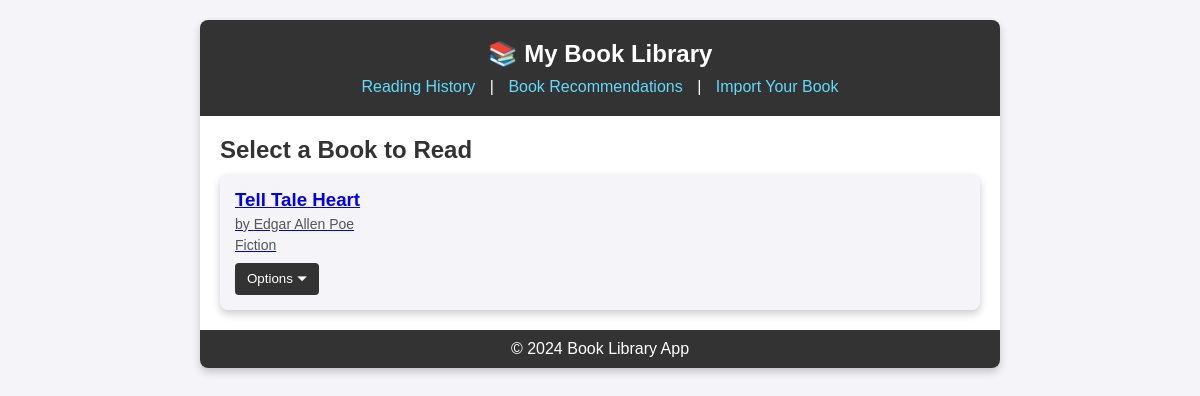
Before: / with the older database file.
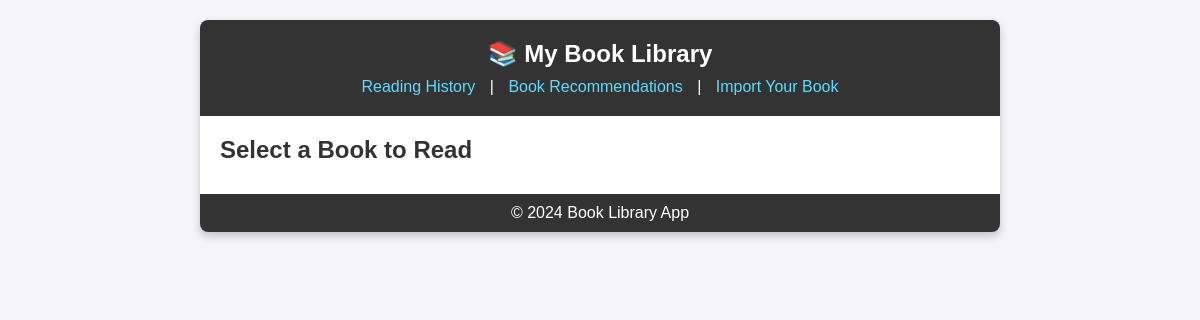
After: the same page with the newer database file.
### app.py (models this page shows)
class Book(db.Model):
    id = db.Column(db.Integer, primary_key=True)
    title = db.Column(db.String(100))
    author = db.Column(db.String(100))
    genre = db.Column(db.String(50))
    content = db.Column(db.Text)
    read = db.Column(db.Boolean, default=False)  # New field to track if the book is read

### app.py (the view)
@app.route('/')
def home():
    global is_playing
    if is_playing:
        pygame.mixer.music.pause()
        is_playing = False
    books = Book.query.filter_by(read=False).all()  # Show only unread books
    return render_template('index.html', books=books)

### templates/index.html (shortened to what this page needs)
<!DOCTYPE html>
<html lang="en">
<head>
    <link rel="stylesheet" href="{{ url_for('static', filename='styles.css') }}">
</head>
<body>
    <div class="container">
        <header>
            <h1>📚 My Book Library</h1>
            <nav>
                <a href="{{ url_for('history') }}">Reading History</a> |
                <a href="{{ url_for('recommendations') }}">Book Recommendations</a> |
                <a href="{{ url_for('import_book_page') }}">Import Your Book</a>
            </nav>
        </header>
        <main>
            <section class="book-list">
                <h2>Select a Book to Read</h2>
                <ul>
                    {% for book in books %}
                        <li class="book-card">
                            <div class="book-info">
                                <a href="{{ url_for('read_book', book_id=book.id) }}" class="book-link">
                                    <h3>{{ book.title }}</h3>
                                    <p>by {{ book.author }}</p>
                                    <p>{{ book.genre }}</p>
                                </a>
                            </div>
                            <div class="options-container">
                                <button class="options-btn" data-id="{{ book.id }}">Options ⏷</button>
                            </div>
                        </li>
                    {% endfor %}
                </ul>
            </section>
        </main>
        <footer>
            <p>&copy; 2024 Book Library App</p>
        </footer>
    </div>
</body>
</html>

Changed rows visible on the page:
no longer on this page (row edited): Book: title "Tell Tale Heart", author "Edgar Allen Poe", genre "Fiction"
